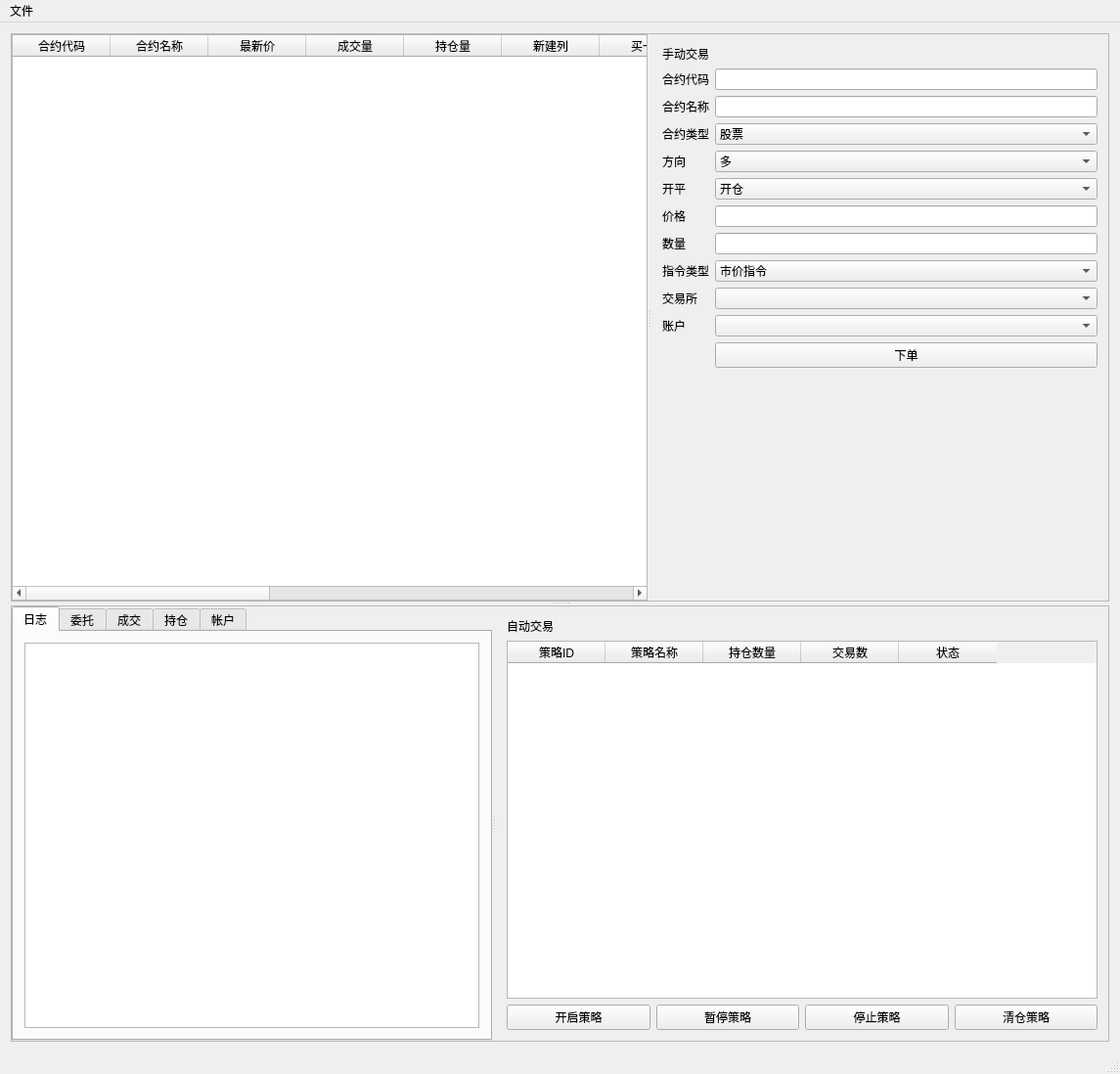
<?xml version="1.0" encoding="UTF-8"?>
<ui version="4.0">
 <class>MainWindow</class>
 <widget class="QMainWindow" name="MainWindow">
  <property name="geometry">
   <rect>
    <x>0</x>
    <y>0</y>
    <width>1145</width>
    <height>1098</height>
   </rect>
  </property>
  <property name="windowTitle">
   <string>群英量化C++版</string>
  </property>
  <property name="windowIcon">
   <iconset>
    <normaloff>../Downloads/EliteQuant-EliteQuant_Python-master/EliteQuant_Python/source/gui/image/logo.ico</normaloff>../Downloads/EliteQuant-EliteQuant_Python-master/EliteQuant_Python/source/gui/image/logo.ico</iconset>
  </property>
  <property name="styleSheet">
   <string notr="true"/>
  </property>
  <widget class="QWidget" name="centralWidget">
   <layout class="QHBoxLayout" name="horizontalLayout">
    <item>
     <widget class="QSplitter" name="splitter_3">
      <property name="sizePolicy">
       <sizepolicy hsizetype="Expanding" vsizetype="Expanding">
        <horstretch>0</horstretch>
        <verstretch>0</verstretch>
       </sizepolicy>
      </property>
      <property name="orientation">
       <enum>Qt::Vertical</enum>
      </property>
      <widget class="QSplitter" name="splitter">
       <property name="sizePolicy">
        <sizepolicy hsizetype="Preferred" vsizetype="Preferred">
         <horstretch>0</horstretch>
         <verstretch>0</verstretch>
        </sizepolicy>
       </property>
       <property name="minimumSize">
        <size>
         <width>100</width>
         <height>100</height>
        </size>
       </property>
       <property name="frameShape">
        <enum>QFrame::StyledPanel</enum>
       </property>
       <property name="orientation">
        <enum>Qt::Horizontal</enum>
       </property>
       <widget class="QTableWidget" name="tableWidget">
        <column>
         <property name="text">
          <string>合约代码</string>
         </property>
        </column>
        <column>
         <property name="text">
          <string>合约名称</string>
         </property>
        </column>
        <column>
         <property name="text">
          <string>最新价</string>
         </property>
        </column>
        <column>
         <property name="text">
          <string>成交量</string>
         </property>
        </column>
        <column>
         <property name="text">
          <string>持仓量</string>
         </property>
        </column>
        <column>
         <property name="text">
          <string>新建列</string>
         </property>
        </column>
        <column>
         <property name="text">
          <string>买一价</string>
         </property>
        </column>
        <column>
         <property name="text">
          <string>卖一价</string>
         </property>
        </column>
        <column>
         <property name="text">
          <string>卖一量 </string>
         </property>
        </column>
        <column>
         <property name="text">
          <string>昨收价</string>
         </property>
        </column>
        <column>
         <property name="text">
          <string>开盘价</string>
         </property>
        </column>
        <column>
         <property name="text">
          <string>最高价</string>
         </property>
        </column>
        <column>
         <property name="text">
          <string>最低价</string>
         </property>
        </column>
        <column>
         <property name="text">
          <string>时间</string>
         </property>
        </column>
        <column>
         <property name="text">
          <string>来源</string>
         </property>
        </column>
       </widget>
       <widget class="QWidget" name="formLayoutWidget">
        <layout class="QFormLayout" name="formLayout">
         <item row="0" column="0">
          <widget class="QLabel" name="label_2">
           <property name="text">
            <string>手动交易</string>
           </property>
          </widget>
         </item>
         <item row="1" column="0">
          <widget class="QLabel" name="Label">
           <property name="text">
            <string>合约代码</string>
           </property>
          </widget>
         </item>
         <item row="1" column="1">
          <widget class="QLineEdit" name="LineEditCode"/>
         </item>
         <item row="2" column="0">
          <widget class="QLabel" name="Label_2">
           <property name="text">
            <string>合约名称</string>
           </property>
          </widget>
         </item>
         <item row="2" column="1">
          <widget class="QLineEdit" name="LineEditName"/>
         </item>
         <item row="3" column="0">
          <widget class="QLabel" name="Label_3">
           <property name="text">
            <string>合约类型</string>
           </property>
          </widget>
         </item>
         <item row="3" column="1">
          <widget class="QComboBox" name="ComboBoxContractType">
           <item>
            <property name="text">
             <string>股票</string>
            </property>
           </item>
           <item>
            <property name="text">
             <string>期货</string>
            </property>
           </item>
           <item>
            <property name="text">
             <string>期权</string>
            </property>
           </item>
           <item>
            <property name="text">
             <string>外汇</string>
            </property>
           </item>
          </widget>
         </item>
         <item row="4" column="0">
          <widget class="QLabel" name="Label_4">
           <property name="text">
            <string>方向</string>
           </property>
          </widget>
         </item>
         <item row="4" column="1">
          <widget class="QComboBox" name="ComboBoxDirection">
           <item>
            <property name="text">
             <string>多</string>
            </property>
           </item>
           <item>
            <property name="text">
             <string>空</string>
            </property>
           </item>
          </widget>
         </item>
         <item row="5" column="0">
          <widget class="QLabel" name="Label_5">
           <property name="text">
            <string>开平</string>
           </property>
          </widget>
         </item>
         <item row="5" column="1">
          <widget class="QComboBox" name="ComboBox_BuyOrSell">
           <item>
            <property name="text">
             <string>开仓</string>
            </property>
           </item>
           <item>
            <property name="text">
             <string>平仓</string>
            </property>
           </item>
           <item>
            <property name="text">
             <string>平昨</string>
            </property>
           </item>
           <item>
            <property name="text">
             <string>平今</string>
            </property>
           </item>
          </widget>
         </item>
         <item row="6" column="0">
          <widget class="QLabel" name="Label_6">
           <property name="text">
            <string>价格</string>
           </property>
          </widget>
         </item>
         <item row="6" column="1">
          <widget class="QLineEdit" name="LineEdit_Price"/>
         </item>
         <item row="7" column="0">
          <widget class="QLabel" name="Label_7">
           <property name="text">
            <string>数量</string>
           </property>
          </widget>
         </item>
         <item row="7" column="1">
          <widget class="QLineEdit" name="LineEdit_Quantity"/>
         </item>
         <item row="8" column="0">
          <widget class="QLabel" name="Label_8">
           <property name="text">
            <string>指令类型</string>
           </property>
          </widget>
         </item>
         <item row="8" column="1">
          <widget class="QComboBox" name="ComboBox_OrderType">
           <item>
            <property name="text">
             <string>市价指令</string>
            </property>
           </item>
           <item>
            <property name="text">
             <string>限价指令</string>
            </property>
           </item>
          </widget>
         </item>
         <item row="9" column="0">
          <widget class="QLabel" name="Label_9">
           <property name="text">
            <string>交易所</string>
           </property>
          </widget>
         </item>
         <item row="9" column="1">
          <widget class="QComboBox" name="ComboBox_Market"/>
         </item>
         <item row="10" column="0">
          <widget class="QLabel" name="Label_10">
           <property name="text">
            <string>账户</string>
           </property>
          </widget>
         </item>
         <item row="10" column="1">
          <widget class="QComboBox" name="ComboBox_Account"/>
         </item>
         <item row="11" column="1">
          <widget class="QPushButton" name="pushButton_Order">
           <property name="text">
            <string>下单</string>
           </property>
          </widget>
         </item>
        </layout>
       </widget>
      </widget>
      <widget class="QSplitter" name="splitter_2">
       <property name="sizePolicy">
        <sizepolicy hsizetype="Preferred" vsizetype="Preferred">
         <horstretch>0</horstretch>
         <verstretch>0</verstretch>
        </sizepolicy>
       </property>
       <property name="minimumSize">
        <size>
         <width>100</width>
         <height>100</height>
        </size>
       </property>
       <property name="frameShape">
        <enum>QFrame::StyledPanel</enum>
       </property>
       <property name="orientation">
        <enum>Qt::Horizontal</enum>
       </property>
       <widget class="QTabWidget" name="tabWidget">
        <property name="currentIndex">
         <number>0</number>
        </property>
        <widget class="QWidget" name="tab">
         <attribute name="title">
          <string>日志</string>
         </attribute>
         <layout class="QHBoxLayout" name="horizontalLayout_2">
          <item>
           <widget class="QTextBrowser" name="textBrowser">
            <property name="sizePolicy">
             <sizepolicy hsizetype="Expanding" vsizetype="Expanding">
              <horstretch>0</horstretch>
              <verstretch>0</verstretch>
             </sizepolicy>
            </property>
            <property name="layoutDirection">
             <enum>Qt::LeftToRight</enum>
            </property>
           </widget>
          </item>
         </layout>
        </widget>
        <widget class="QWidget" name="tab_2">
         <attribute name="title">
          <string>委托</string>
         </attribute>
         <layout class="QHBoxLayout" name="horizontalLayout_3">
          <item>
           <widget class="QTextBrowser" name="textBrowser_2"/>
          </item>
         </layout>
        </widget>
        <widget class="QWidget" name="tab_3">
         <attribute name="title">
          <string>成交</string>
         </attribute>
         <layout class="QHBoxLayout" name="horizontalLayout_4">
          <item>
           <widget class="QTextBrowser" name="textBrowser_3"/>
          </item>
         </layout>
        </widget>
        <widget class="QWidget" name="tab_4">
         <attribute name="title">
          <string>持仓</string>
         </attribute>
         <layout class="QHBoxLayout" name="horizontalLayout_5">
          <item>
           <widget class="QTextBrowser" name="textBrowser_4"/>
          </item>
         </layout>
        </widget>
        <widget class="QWidget" name="tab_5">
         <attribute name="title">
          <string>帐户</string>
         </attribute>
         <layout class="QHBoxLayout" name="horizontalLayout_6">
          <item>
           <widget class="QTextBrowser" name="textBrowser_5"/>
          </item>
         </layout>
        </widget>
       </widget>
       <widget class="QWidget" name="layoutWidget">
        <layout class="QGridLayout" name="gridLayout">
         <item row="0" column="0">
          <widget class="QLabel" name="label">
           <property name="text">
            <string>自动交易</string>
           </property>
          </widget>
         </item>
         <item row="1" column="0" colspan="4">
          <widget class="QTableWidget" name="tableWidget_2">
           <column>
            <property name="text">
             <string>策略ID</string>
            </property>
           </column>
           <column>
            <property name="text">
             <string>策略名称</string>
            </property>
           </column>
           <column>
            <property name="text">
             <string>持仓数量</string>
            </property>
           </column>
           <column>
            <property name="text">
             <string>交易数</string>
            </property>
           </column>
           <column>
            <property name="text">
             <string>状态</string>
            </property>
           </column>
          </widget>
         </item>
         <item row="2" column="0">
          <widget class="QPushButton" name="pushButton">
           <property name="text">
            <string>开启策略</string>
           </property>
          </widget>
         </item>
         <item row="2" column="1">
          <widget class="QPushButton" name="pushButton_2">
           <property name="text">
            <string>暂停策略</string>
           </property>
          </widget>
         </item>
         <item row="2" column="2">
          <widget class="QPushButton" name="pushButton_3">
           <property name="text">
            <string>停止策略</string>
           </property>
          </widget>
         </item>
         <item row="2" column="3">
          <widget class="QPushButton" name="pushButton_4">
           <property name="text">
            <string>清仓策略</string>
           </property>
          </widget>
         </item>
        </layout>
       </widget>
      </widget>
     </widget>
    </item>
   </layout>
  </widget>
  <widget class="QMenuBar" name="menuBar">
   <property name="geometry">
    <rect>
     <x>0</x>
     <y>0</y>
     <width>1145</width>
     <height>21</height>
    </rect>
   </property>
   <widget class="QMenu" name="menu">
    <property name="title">
     <string>文件</string>
    </property>
   </widget>
   <addaction name="menu"/>
  </widget>
  <widget class="QStatusBar" name="statusBar"/>
 </widget>
 <layoutdefault spacing="6" margin="11"/>
 <resources/>
 <connections/>
</ui>
